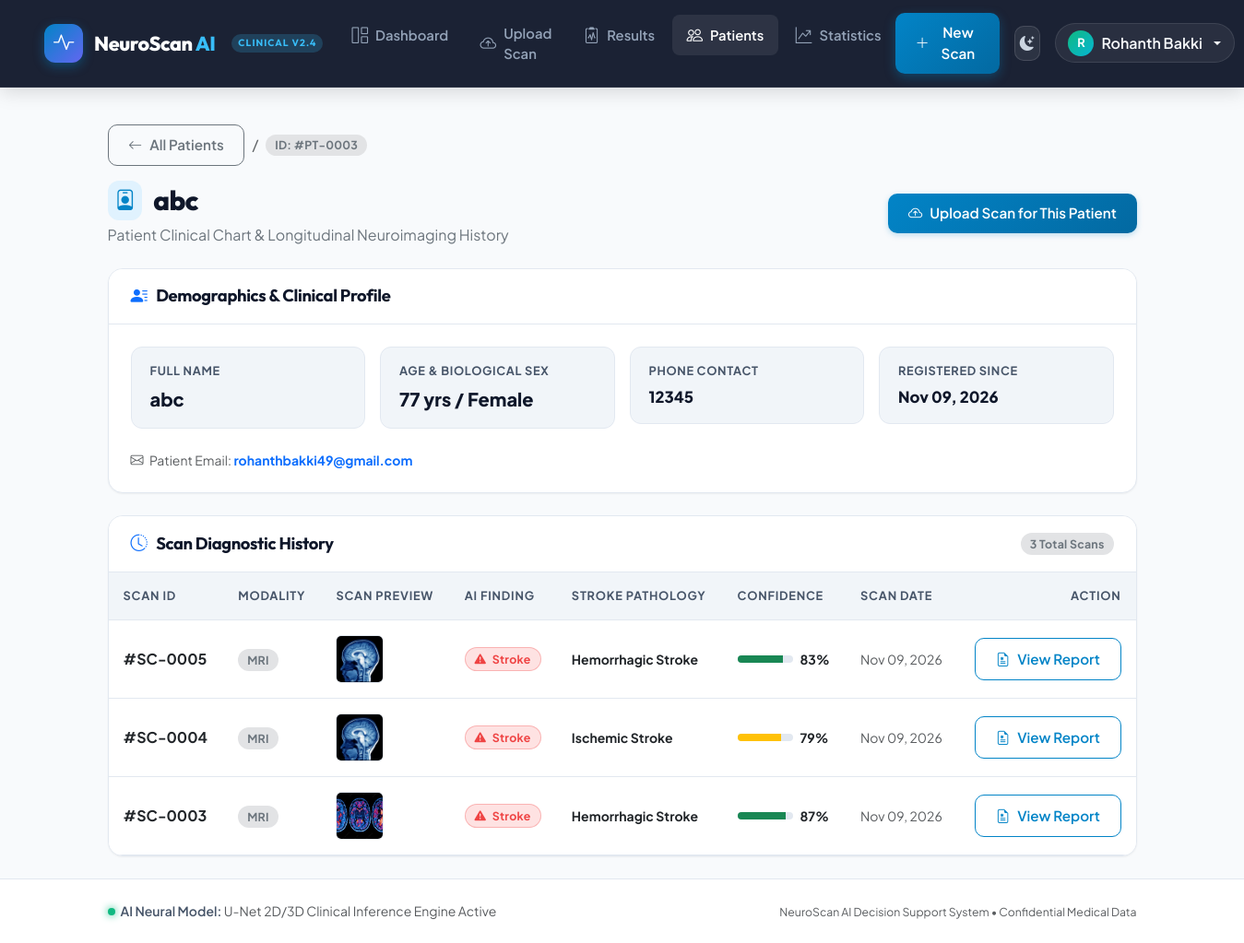
Page /dashboard/patient/3/ (signed in) on the committed database.
### accounts/models.py (models this page shows, shortened)
class User(AbstractUser):
    ROLE_CHOICES = [
        ('admin', 'Admin'),
        ('doctor', 'Doctor'),
    ]
    role = models.CharField(max_length=20, choices=ROLE_CHOICES, default='doctor')
    phone = models.CharField(max_length=20, blank=True)
    address = models.TextField(blank=True)

### diagnosis/models.py (models this page shows, shortened)
class Patient(models.Model):
    GENDER_CHOICES = [
        ('M', 'Male'),
        ('F', 'Female'),
        ('O', 'Other'),
    ]
    name = models.CharField(max_length=200)
    age = models.IntegerField()
    gender = models.CharField(max_length=1, choices=GENDER_CHOICES)
    phone = models.CharField(max_length=20, blank=True)
    email = models.EmailField(blank=True)
    address = models.TextField(blank=True)
    created_at = models.DateTimeField(auto_now_add=True)
    updated_at = models.DateTimeField(auto_now=True)

class Scan(models.Model):
    SCAN_TYPE_CHOICES = [
        ('MRI', 'MRI'),
        ('CT', 'CT Scan'),
    ]
    patient = models.ForeignKey(Patient, on_delete=models.CASCADE, related_name='scans')
    image = models.ImageField(upload_to='scans/%Y/%m/%d/')
    scan_type = models.CharField(max_length=10, choices=SCAN_TYPE_CHOICES)
    notes = models.TextField(blank=True)
    uploaded_at = models.DateTimeField(auto_now_add=True)
    uploaded_by = models.ForeignKey(settings.AUTH_USER_MODEL, on_delete=models.SET_NULL, null=True)

class Result(models.Model):
    STROKE_TYPE_CHOICES = [
        ('Ischemic', 'Ischemic Stroke'),
        ('Hemorrhagic', 'Hemorrhagic Stroke'),
        ('None', 'No Stroke Detected'),
    ]
    scan = models.OneToOneField(Scan, on_delete=models.CASCADE, related_name='result')
    segmented_image = models.ImageField(upload_to='results/segmented/%Y/%m/%d/', blank=True, null=True)
    stroke_detected = models.BooleanField(default=False)
    stroke_type = models.CharField(max_length=20, choices=STROKE_TYPE_CHOICES, default='None')
    confidence_score = models.FloatField(default=0.0)
    notes = models.TextField(blank=True)
    created_at = models.DateTimeField(auto_now_add=True)

### dashboard/views.py (the view)
# urls.py: path('patient/<int:patient_id>/', views.patient_detail, name='patient_detail'),
@login_required
def patient_detail(request, patient_id):
    patient = get_object_or_404(Patient, id=patient_id)
    scans = Scan.objects.filter(patient=patient).order_by('-uploaded_at')
    return render(request, 'dashboard/patient_detail.html', {'patient': patient, 'scans': scans})

### dashboard/templates/dashboard/patient_detail.html (shortened to what this page needs)
{% extends 'base.html' %}
{% block content %}
<div class="patient-detail-page">
    <div class="d-flex align-items-center gap-2 mb-3">
        <a href="{% url 'patients' %}" class="btn btn-sm btn-outline-secondary">
            <i class="bi bi-arrow-left"></i> All Patients
        </a>
        <span class="text-muted">/</span>
        <span class="badge bg-secondary-subtle text-secondary">ID: #PT-{{ patient.id|stringformat:"04d" }}</span>
    </div>
    <div class="d-flex flex-column flex-md-row justify-content-between align-items-md-center gap-3 mb-4">
        <div>
            <h1 class="page-title mb-1">
                <i class="bi bi-person-badge"></i> {{ patient.name }}
            </h1>
            <p class="text-secondary mb-0">Patient Clinical Chart & Longitudinal Neuroimaging History</p>
        </div>
        <a href="{% url 'upload_scan' %}" class="btn btn-primary">
            <i class="bi bi-cloud-arrow-up"></i> Upload Scan for This Patient
        </a>
    </div>
    <div class="card mb-4">
        <div class="card-header">
            <h5><i class="bi bi-person-lines-fill text-primary"></i> Demographics & Clinical Profile</h5>
        </div>
        <div class="card-body">
            <div class="row g-3">
                <div class="col-sm-6 col-md-3">
                    <div class="result-metric-card">
                        <div class="result-metric-label">Full Name</div>
                        <div class="result-metric-value">{{ patient.name }}</div>
                    </div>
                </div>
                <div class="col-sm-6 col-md-3">
                    <div class="result-metric-card">
                        <div class="result-metric-label">Age & Biological Sex</div>
                        <div class="result-metric-value">{{ patient.age }} yrs / {{ patient.get_gender_display }}</div>
                    </div>
                </div>
                <div class="col-sm-6 col-md-3">
                    <div class="result-metric-card">
                        <div class="result-metric-label">Phone Contact</div>
                        <div class="result-metric-value" style="font-size: 1.05rem;">{{ patient.phone|default:"Not Recorded" }}</div>
                    </div>
                </div>
                <div class="col-sm-6 col-md-3">
                    <div class="result-metric-card">
                        <div class="result-metric-label">Registered Since</div>
                        <div class="result-metric-value" style="font-size: 1.05rem;">{{ patient.created_at|date:"M d, Y" }}</div>
                    </div>
                </div>
            </div>
            {% if patient.email %}
            <div class="mt-2 text-muted small">
                <i class="bi bi-envelope me-1"></i> Patient Email: <strong class="text-primary">{{ patient.email }}</strong>
            </div>
            {% endif %}
        </div>
    </div>
    <div class="card">
        <div class="card-header d-flex justify-content-between align-items-center">
            <h5 class="mb-0"><i class="bi bi-clock-history text-primary"></i> Scan Diagnostic History</h5>
            <span class="badge bg-secondary-subtle text-secondary">{{ scans.count }} Total Scans</span>
        </div>
        <div class="card-body p-0">
            <div class="table-responsive">
                <table class="table align-middle">
                    <thead>
                        <tr>
                            <th>Scan ID</th>
                            <th>Modality</th>
                            <th>Scan Preview</th>
                            <th>AI Finding</th>
                            <th>Stroke Pathology</th>
                            <th>Confidence</th>
                            <th>Scan Date</th>
                            <th class="text-end">Action</th>
                        </tr>
                    </thead>
                    <tbody>
                        {% for scan in scans %}
                        <tr>
                            <td><strong>#SC-{{ scan.id|stringformat:"04d" }}</strong></td>
                            <td><span class="badge bg-secondary-subtle text-secondary">{{ scan.scan_type }}</span></td>
                            <td>
                                <img src="{{ scan.image.url }}" alt="Scan thumbnail" class="rounded" style="width: 52px; height: 52px; object-fit: cover; border: 1px solid var(--border-color);">
                            </td>
                            <td>
                                {% if scan.result.stroke_detected %}
                                <span class="badge badge-stroke-detected">
                                    <i class="bi bi-exclamation-triangle-fill me-1"></i> Stroke
                                </span>
                                {% else %}
                                <span class="badge badge-stroke-normal">
                                    <i class="bi bi-check-circle-fill me-1"></i> Normal
                                </span>
                                {% endif %}
                            </td>
                            <td>
                                {% if scan.result.stroke_detected %}
                                <span class="fw-bold small">{{ scan.result.get_stroke_type_display }}</span>
                                {% else %}
                                <span class="text-muted small">None</span>
                                {% endif %}
                            </td>
                            <td>
                                <div class="d-flex align-items-center gap-2">
                                    <div class="progress" style="height: 8px; width: 60px; background-color: var(--border-color);">
                                        <div class="progress-bar {% if scan.result.confidence_score > 80 %}bg-success{% else %}bg-warning{% endif %}"
                                             role="progressbar" style="width: {{ scan.result.confidence_score }}%"></div>
                                    </div>
                                    <span class="small fw-bold">{{ scan.result.confidence_score|floatformat:0 }}%</span>
                                </div>
                            </td>
                            <td class="small text-muted">{{ scan.uploaded_at|date:"M d, Y" }}</td>
                            <td class="text-end">
                                <a href="{% url 'result_detail' scan.result.id %}" class="btn btn-sm btn-outline-primary">
                                    <i class="bi bi-file-earmark-medical"></i> View Report
                                </a>
                            </td>
                        </tr>
                        {% endfor %}
                    </tbody>
                </table>
            </div>
        </div>
    </div>
</div>
{% endblock %}

### templates/base.html (shortened to what this page needs)
{% load static %}
<!DOCTYPE html>
<html lang="en" data-theme="light">
<head>
    <link href="https://cdn.jsdelivr.net/npm/bootstrap@5.3.0/dist/css/bootstrap.min.css" rel="stylesheet">
    <link rel="stylesheet" href="https://cdn.jsdelivr.net/npm/bootstrap-icons@1.11.3/font/bootstrap-icons.min.css">
    <link rel="stylesheet" href="{% static 'css/style.css' %}">
</head>
<body>
    {% if request.user.is_authenticated %}
    <nav class="navbar navbar-expand-lg navbar-clinical">
        <div class="container-fluid px-lg-5">
            <a class="navbar-brand navbar-brand-custom" href="{% url 'dashboard' %}">
                <div class="brand-icon-wrapper">
                    <i class="bi bi-activity"></i>
                </div>
                <span>NeuroScan <span style="color: #38bdf8;">AI</span></span>
                <span class="brand-tag">Clinical v2.4</span>
            </a>
            <div class="collapse navbar-collapse" id="navbarContent">
                <ul class="navbar-nav mx-auto mb-2 mb-lg-0 gap-1">
                    <li class="nav-item">
                        <a class="nav-link nav-link-custom {% if request.resolver_match.url_name == 'dashboard' %}active{% endif %}" href="{% url 'dashboard' %}">
                            <i class="bi bi-grid-1x2"></i> Dashboard
                        </a>
                    </li>
                    <li class="nav-item">
                        <a class="nav-link nav-link-custom {% if request.resolver_match.url_name == 'upload_scan' %}active{% endif %}" href="{% url 'upload_scan' %}">
                            <i class="bi bi-cloud-arrow-up"></i> Upload Scan
                        </a>
                    </li>
                    <li class="nav-item">
                        <a class="nav-link nav-link-custom {% if request.resolver_match.url_name == 'results' %}active{% endif %}" href="{% url 'results' %}">
                            <i class="bi bi-clipboard2-pulse"></i> Results
                        </a>
                    </li>
                    <li class="nav-item">
                        <a class="nav-link nav-link-custom {% if request.resolver_match.url_name == 'patients' or request.resolver_match.url_name == 'patient_detail' %}active{% endif %}" href="{% url 'patients' %}">
                            <i class="bi bi-people"></i> Patients
                        </a>
                    </li>
                    <li class="nav-item">
                        <a class="nav-link nav-link-custom {% if request.resolver_match.url_name == 'statistics' %}active{% endif %}" href="{% url 'statistics' %}">
                            <i class="bi bi-graph-up-arrow"></i> Statistics
                        </a>
                    </li>
                </ul>
                <div class="d-flex align-items-center gap-3">
                    <a href="{% url 'upload_scan' %}" class="btn nav-action-btn d-none d-md-inline-flex">
                        <i class="bi bi-plus-lg"></i> New Scan
                    </a>
                    <button class="theme-toggle-btn" id="themeToggleBtn" type="button" title="Toggle Radiology PACS Dark Mode">
                        <i class="bi bi-moon-stars-fill" id="themeIcon"></i>
                    </button>
                    <div class="dropdown">
                        <a class="nav-link dropdown-toggle user-pill" href="#" role="button" data-bs-toggle="dropdown" aria-expanded="false">
                            <div class="user-avatar-circle">
                                {{ request.user.username|make_list|first|upper }}
                            </div>
                            <span class="d-none d-sm-inline">{{ request.user.username }}</span>
                        </a>
                    </div>
                </div>
            </div>
        </div>
    </nav>
    {% endif %}
    <main class="{% if request.user.is_authenticated %}container py-4 flex-grow-1{% else %}flex-grow-1 d-flex flex-column{% endif %}">
        {% block content %}{% endblock %}
    </main>
    {% if request.user.is_authenticated %}
    <footer class="footer-clinical mt-auto">
        <div class="container">
            <div class="d-flex flex-column flex-md-row justify-content-between align-items-center gap-2">
                <div class="d-flex align-items-center">
                    <span class="status-dot"></span>
                    <span class="fw-semibold">AI Neural Model:</span>&nbsp;<span class="text-muted">U-Net 2D/3D Clinical Inference Engine Active</span>
                </div>
                <div class="text-muted small">
                    NeuroScan AI Decision Support System &bull; Confidential Medical Data
                </div>
            </div>
        </div>
    </footer>
    {% endif %}
</body>
</html>

### rows in the picture
User: user.username|make_list "R", user.username "Rohanth Bakki"
Patient: id "0003", name "abc", age "77", gender "Female", phone "12345", created_at "Nov 09, 2026", email "rohanthbakki49@gmail.com"
Scan: id "0005", scan_type "MRI", image (picture), shows "Stroke", result.stroke_type "Hemorrhagic Stroke", result.confidence_score "83", uploaded_at "Nov 09, 2026"
Scan: id "0004", scan_type "MRI", image (picture), shows "Stroke", result.stroke_type "Ischemic Stroke", result.confidence_score "79", uploaded_at "Nov 09, 2026"
Scan: id "0003", scan_type "MRI", image (picture), shows "Stroke", result.stroke_type "Hemorrhagic Stroke", result.confidence_score "87", uploaded_at "Nov 09, 2026"

### other values in the picture
{{ scans.count }} "3"
